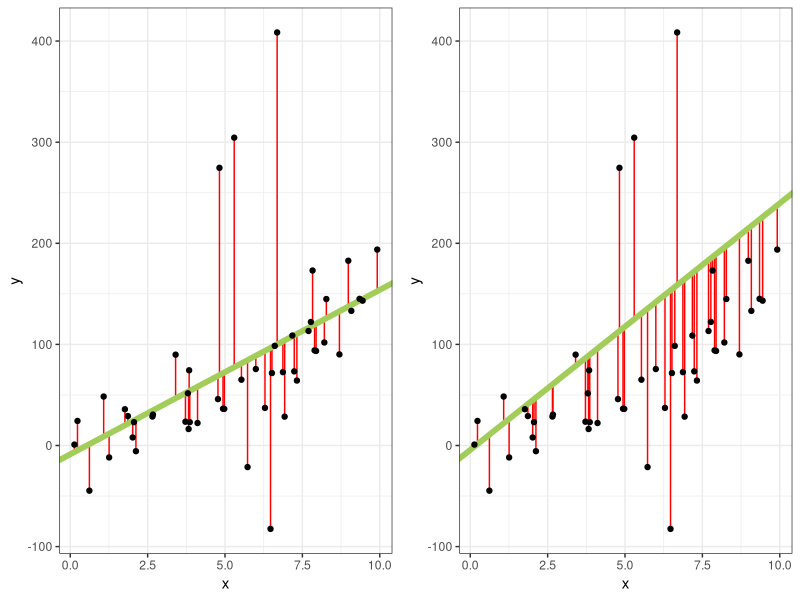
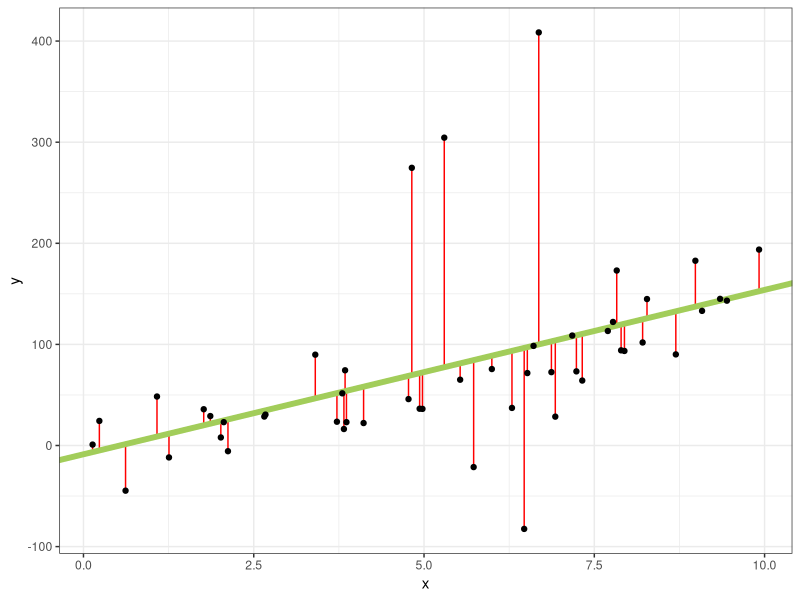

Reproduce these figures in R, in order.
library(ggplot2)
library(gridExtra)
set.seed(1)
x = runif(50, min = 0, 10)
xnoise = rnorm(50, mean = 0, sd = 5)
y = 6*x + 0.1*x^3 + 0.2*xnoise^3 + rnorm(50, sd = 20) + 5
d = data.frame(y = y, x = x)

lm1 = lm(y ~ x, data = d)

d$y.hat = fitted(lm1)
d$resid.hat = residuals(lm1)
d$xend = d$x
gg1 = ggplot(d, aes(x = x, y = y)) + 
  geom_segment(data=d, aes(x=x, xend=xend, y=y, yend=y.hat), color="red") + 
  geom_abline(intercept=coef(lm1)[1], slope=coef(lm1)[2], col="#A2CD5A", lwd = 2) + 
  geom_point() + 
  xlab("x") + ylab("y") + theme_bw()
d$y.hat2 = coef(lm1)[1]/2 + coef(lm1)[2]*1.5*d$x
d$y.resid.hat = d$y - d$y.hat2
gg2 = ggplot(d, aes(x = x, y = y)) + 
  geom_segment(data=d, aes(x=x, xend=xend, y=y, yend=y.hat2), color="red") + 
  geom_abline(intercept=coef(lm1)[1]/2, slope=coef(lm1)[2]*1.5, col="#A2CD5A", lwd = 2) + 
  geom_point() + 
  xlab("x") + ylab("y") + theme_bw()

res = grid.arrange(gg1, gg2, ncol = 2) 


ggsave("../figure/lm_example.pdf", gg1, width = 5, height = 3)
